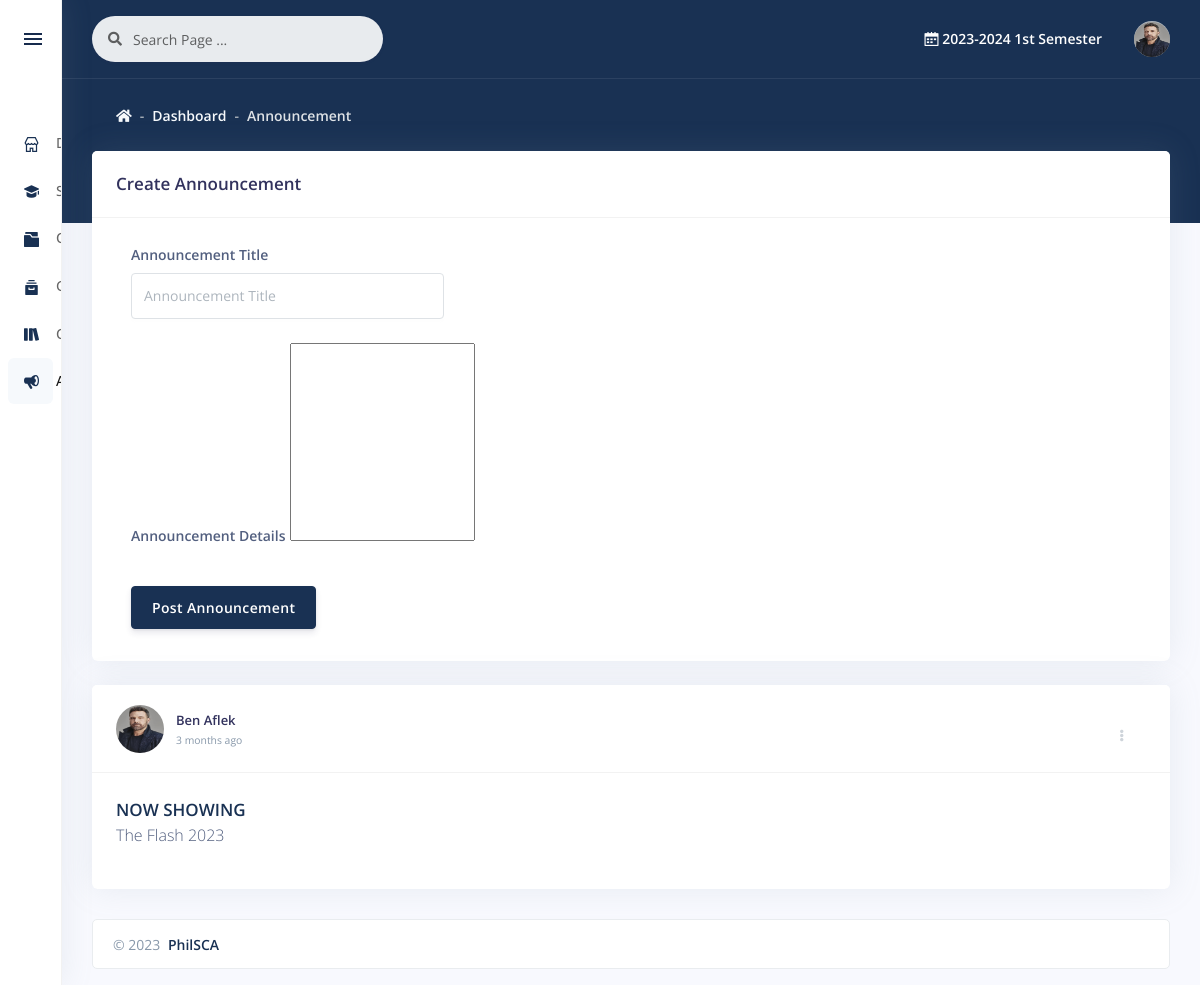
The app's page /trash/faculty/announcement.php (signed in) with its own data.
### tables this page shows
CREATE TABLE `period` (
  `id` int(22) NOT NULL,
  `year` text NOT NULL,
  `term` int(11) NOT NULL,
  `status` int(11) NOT NULL,
  `updated_on` datetime DEFAULT NULL,
  `created_on` datetime NOT NULL
);

CREATE TABLE `staff` (
  `id` int(11) NOT NULL,
  `user_id` int(11) DEFAULT NULL,
  `username` text NOT NULL,
  `institute_id` int(11) DEFAULT NULL,
  `position_id` int(11) NOT NULL,
  `created_on` datetime NOT NULL
);

CREATE TABLE `user` (
  `id` int(11) NOT NULL,
  `type` text NOT NULL,
  `username` text NOT NULL,
  `password` text NOT NULL,
  `firstname` text NOT NULL,
  `middlename` text DEFAULT NULL,
  `lastname` text NOT NULL,
  `gender` text DEFAULT NULL,
  `birthdate` date DEFAULT NULL,
  `address` text DEFAULT NULL,
  `phone_no` text DEFAULT NULL,
  `profileImage` text DEFAULT NULL,
  `isPasswordChanged` int(11) NOT NULL,
  `status` int(11) NOT NULL,
  `updated_on` datetime DEFAULT NULL,
  `created_on` datetime NOT NULL
);

CREATE TABLE `post` (
  `id` int(11) NOT NULL,
  `user_id` int(11) NOT NULL,
  `sp_id` int(20) NOT NULL,
  `title` text NOT NULL,
  `context` text NOT NULL,
  `status` int(11) NOT NULL,
  `updated_on` datetime DEFAULT NULL,
  `created_on` datetime NOT NULL
);

### trash/faculty/include/session.php (called while the page is built, shortened)
<?php
	include '../include/conn.php';
		if($_SESSION['type']=='faculty'){
			$stmt = $con->prepare("SELECT *,
				`user`.`id` AS `user_id`,
				`staff`.`id` AS `staff_id`
			 	FROM `user`
				INNER JOIN `staff` ON `staff`.`username` =`user`.`username`
				WHERE `user`.`id` = ? LIMIT 1");
			$stmt->execute([$_SESSION['faculty']]);
			$user = $stmt->fetch(PDO::FETCH_ASSOC);;
		}else{
			echo"<script>window.location.href='../403.php';</script>";
		}

### include/function.php (called while the page is built, shortened)
<?php
	function created_on($createdDatetime){
		$createdDate = new DateTime($createdDatetime);
		$currentDate = new DateTime();
		$interval = $currentDate->diff($createdDate);
		$years = $interval->y;
		$months = $interval->m;
		$days = $interval->d;
		$hours = $interval->h;
		$minutes = $interval->i;
		$date='';
		if ($years > 0) {
			if($years==1){
				$text='year ago';
			}else{
				$text='years ago';
			}
			$date=$years.' '.$text ;
		} elseif ($months > 0) {
			if($months==1){
				$text='month ago';
			}else{
				$text='months ago';
			}
			$date= $months.' '.$text ;
		} else {
			$date ='Just now';
		}
		return $date;
	}

### trash/faculty/announcement.php (the view, shortened to what this page needs)
<?php
	include("include/session.php");
	include("include/header.php");
?>
    </head>
	<?php
		include("include/sidebar.php");
	?>
		<div class="main-content" id="panel">
			<?php
			include("include/topnav.php");
			?>
			<div class="header bg-primary pb-6">
				<div class="container-fluid">
					<div class="header-body">
						<div class="row align-items-center py-4">
							<div class="col-lg-6 col-7">
								<nav aria-label="breadcrumb" class="d-none d-md-inline-block ml-md-4">
									<ol class="breadcrumb breadcrumb-links breadcrumb-dark">
										<li class="breadcrumb-item"><a href="./"><i class="fas fa-home"></i></a></li>
										<li class="breadcrumb-item"><a href="./">Dashboard</a></li>
										<li class="breadcrumb-item active" aria-current="page">Announcement
										</li>
									</ol>
								</nav>
							</div>
						</div>
					</div>
				</div>
			</div>
			<div class="container-fluid mt--6">
				<div class="card mb-4">
					<div class="card-header">
						<h3 class="mb-0">Create Announcement</h3>
					</div>
					<div class="card-body">
						<form action="announcement_controller.php"role="form" method="POST">
								<div class="col-md-4">
									<div class="form-group">
										<label class="form-control-label" for="exampleFormControlInput1">Announcement Title</label>
										<input name="title" type="text" class="form-control" id="exampleFormControlInput1" placeholder="Announcement Title"required>
									</div>
								</div>
								<div class="col-md-12">
									<div class="form-group">
										<label class="form-control-label" for="exampleFormControlInput2">Announcement Details</label>
										<textarea class="ckeditor"  name="context" id="exampleFormControlTextarea2" rows="8" resize="none" required></textarea>
									</div>
									<div class="text-left">
										<button type="submit" id="post" name="post" class="btn btn-primary my-2">Post Announcement</button>
									</div>
								</div>
						</form>
					</div>
				</div>
				<div class="row">
					<?php
					try{
						$sql = "SELECT
							`post`.`id` AS `post_id`,
							`post`.`user_id` AS `post_user`,
							`post`.`title` AS `post_title`,
							`post`.`context` AS `post_context`,
							`post`.`status` AS `post_status`,
                            `post`.`created_on` AS `post_on`,
							`user`.`type` AS `user_type`,
							`user`.`profileImage` AS `user_image`,
							`user`.`firstname` AS `user_fname`, `user`.`lastname` AS `user_lname`
							 FROM `post`
							 INNER JOIN `user` ON `user`.`id`= `post`.`user_id`
							 WHERE `user`.`type`='".$user['type']."' AND `post`.`status`='1' ORDER BY `post_on` DESC";
						$query = $con->query($sql);
					?>
					<?php
						while ($row = $query->fetch(PDO::FETCH_ASSOC)) {
					?>
					<div class="col-xl-12">
						<div class="card">
						  <div class="card-header">
							<div class="poster">
							<?php
							$userphoto = isset($row['user_image']) ? htmlspecialchars($row['user_image'], ENT_QUOTES, 'UTF-8') : '';
							$firstname = isset($row['user_fname']) ? htmlspecialchars($row['user_fname'], ENT_QUOTES, 'UTF-8') : '';
							$lastname = isset($row['user_lname']) ? htmlspecialchars($row['user_lname'], ENT_QUOTES, 'UTF-8') : '';
							$post_on = isset($row['post_on']) ? htmlspecialchars(created_on($row['post_on']), ENT_QUOTES, 'UTF-8') : '';
							if ($userphoto == "" || $userphoto == "NULL") :
								 echo' <img src="img/profile.png" class="avatar rounded-circle mr-3">';
								else :
								   echo'<img src="img/'.htmlentities($userphoto).'" class="avatar rounded-circle mr-3">';
								endif;
								echo '<h5 class="text-black  mb-0">'.$firstname.' '.$lastname.'<br>';
								echo'<span class="text-muted""><small>';
								echo $post_on;
								echo'</small></span></h5>';
								?>
								<?php
								if($user['user_id']==$row['post_user']){
								?>
								<div class="text-right" style="margin-top:-30px;">
									<div class="dropdown">
									  <a class="btn btn-sm btn-icon-only text-light" href="#" role="button" data-toggle="dropdown" aria-haspopup="true" aria-expanded="false">
										<i class="fas fa-ellipsis-v"></i>
									  </a>
									</div>
								</div>
								<?php }?>
							</div>
						  </div>
						  <div class='card-body'>
							<h5 class="h3 text-uppercase text-primary mb-0"><?php
							$title = isset($row['post_title']) ? htmlspecialchars($row['post_title'], ENT_QUOTES, 'UTF-8') : '';
							echo $title; ?></h5>
							<?php
							$context = isset($row['post_context']) ? $row['post_context'] : '';
							echo $context; ?>
						  </div>
						</div>
					</div>
					<?php
						}
					}catch(Exception $e){
						$_SESSION['error']='Something went wrong in accessing annoouncement post.';
					}
					?>
				</div>
				<?php
				include("include/footer.php");
				?>
			</div>
		</div>
    </body>
</html>

### trash/faculty/include/topnav.php (shortened to what this page needs)
<?php
  include '../include/conn.php';
	include("include/session.php");
?>
  <nav class="navbar navbar-top navbar-expand navbar-dark bg-primary border-bottom">
    <div class="container-fluid">
      <div class="collapse navbar-collapse" id="navbarSupportedContent">
        <form class="navbar-search navbar-search-light form-inline mr-sm-3" id="navbar-search-main">
          <div class="form-group mb-0">
            <div class="input-group input-group-alternative input-group-merge">
              <div class="input-group-prepend">
                <span class="input-group-text"><i class="fas fa-search"></i></span>
              </div>
              <input class="form-control" placeholder="Search Page ..." onkeyup="showResult(this.value)" type="text">
            </div>
          </div>
        </form>
        <ul class="navbar-nav align-items-center ml-md-auto">
          <li class="nav-item dropdown">
            <p class="nav-link mb-0 text-sm  font-weight-bold text-white" href="#">
              <i class="ni ni-calendar-grid-58"></i>
              <?php
                try {
                    $query = "SELECT * FROM `period` WHERE `status` = '1' LIMIT 1";
                    $stmt = $con->prepare($query);
                    $stmt->execute();
                    $result = $stmt->fetch(PDO::FETCH_ASSOC);
                    if ($result) {
                        echo $result['year'] . " ";
                        if ($result['term'] == '1') {
                            echo "1st Semester";
                        } else if ($result['term'] == '2') {
                            echo "2nd Semester";
                        } else if ($result['term'] == '3') {
                            echo "Summer";
                        } else {
                            echo "Unknown Term";
                        }
                    } else {
                        echo "No active period found.";
                    }
                } catch (PDOException $e) {
                    echo "Error: " . $e->getMessage();
                }
              ?>
            </p>
          </li>
        </ul>
        <ul class="navbar-nav align-items-center ml-auto ml-md-0">
          <li class="nav-item dropdown">
            <a class="nav-link pr-0" href="#" role="button" data-toggle="dropdown" aria-haspopup="true" aria-expanded="false">
              <div class="media align-items-center">
                  <span class="avatar avatar-sm rounded-circle">
                    <?php $userphoto = $user['profileImage'];
                    if ($userphoto == "") :
                    ?>
                      <img src="img/profile.png" alt="Image placeholder">
                    <?php else : ?>
                      <img alt="Image placeholder" src="img/<?php echo htmlentities($userphoto); ?>" style="width:40px;height:35px;border-radius:50%;">
                    <?php endif; ?>
                  </span>
              </div>
            </a>
          </li>
        </ul>
      </div>
    </div>
  </nav>

### assets/css/style.css (style rules this page uses)
:root { --blue: #5e72e4; --indigo: #5603ad; --purple: #8965e0; --pink: #f3a4b5; --red: #f5365c; --orange: #fb6340; --yellow: #ffd600; --green: #01A985; --green2: #128C7E; --green3: #075E54; --teal: #11cdef; --cyan: #2bffc6; --white: #fff; --gray: #8898aa; --gray-dark: #32325d; --light: #ced4da; --lighter: #e9ecef; --primary: #193153; --secondary: #f7fafc; --success: #2dce89; --info: #11cdef; --warning: #fb6340; --danger: #f5365c; --light: #adb5bd; --dark: #212529; --default: #172b4d; --white: #fff; --neutral: #fff; --darker: black; --breakpoint-xs: 0; --breakpoint-sm: 576px; --breakpoint-md: 768px; --breakpoint-lg: 992px; --breakpoint-xl: 1200px; --font-family-sans-serif: Open Sans, sans-serif; --font-family-monospace: SFMono-Regular, Menlo, Monaco, Consolas, 'Liberation Mono', 'Courier New', monospace; }
.poster h5 { margin:-42px 60px; }

### records on screen
period: year "2023-2024"
staff: user.profileImage (picture)
post: user.profileImage (picture), user.firstname "Ben", user.lastname "Aflek", created_on "3 months ago", title "NOW SHOWING", context "The Flash 2023"
